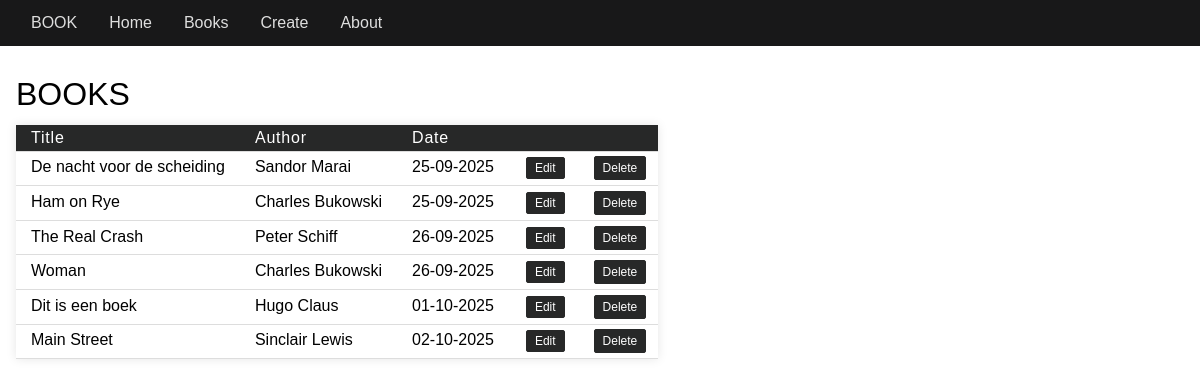
/books/, run on an earlier commit of the app's database.
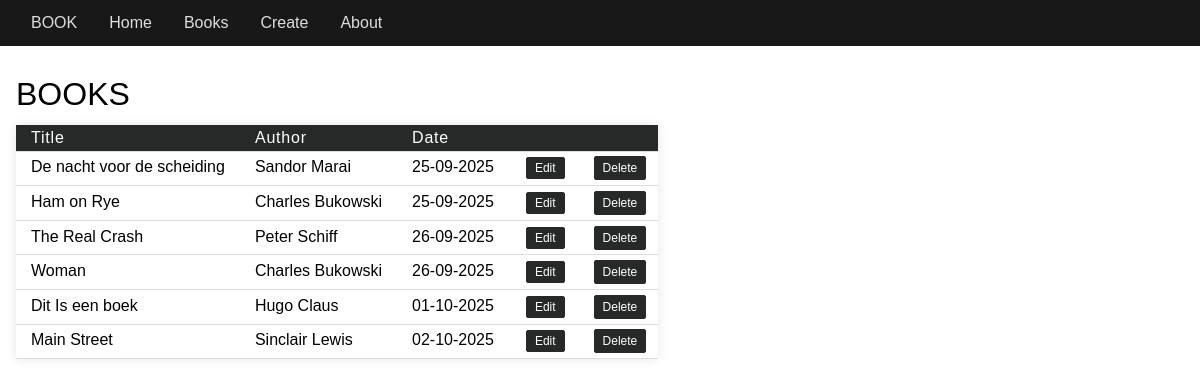
And on a later commit of the database.
### tables this page shows
CREATE TABLE books (id INTEGER PRIMARY KEY, title TEXT (100) NOT NULL, author TEXT (30) NOT NULL, date_published DATE NOT NULL, cover TEXT (50) NOT NULL DEFAULT "default.jpg");

### app/routes/books.py (the view)
@bp.route('/')
def books_list():
    book_model = BookModel()
    books = book_model.get_all_books()
    return render_template('books.html', books=books)

### app/models/book_models.py (called while the page is built)
    @db_connection
    def get_all_books(self, cursor):
        cursor.execute('SELECT * FROM books')
        return cursor.fetchall()

### app/models/database.py (called while the page is built)
def db_connection(func):
    def wrapper(self, *args, **kwargs):
        with DBConnection() as cursor:
            result = func(self, cursor, *args, **kwargs)
            return result
    return wrapper

    def __enter__(self):
        self.conn = sqlite3.connect('Instance/site2.db')
        self.conn.row_factory = sqlite3.Row
        self.cursor = self.conn.cursor()
        return self.cursor

    def __exit__(self, exc_type, exc_val, exc_tb):
        if self.cursor:
            self.cursor.close()
        if self.conn:
            if exc_type is None:
                self.conn.commit()
            self.conn.close()
        return False

### app/templates/books.html
{% extends "layout.html" %}
{% block content %}
<h1>BOOKS</h1>
<table>
  <thead>
    <tr>
      <th>Title</th>
      <th>Author</th>
      <th>Date</th>
      <th></th>
      <th></th>
    </tr>
  </thead>
  <tbody>
    {% for book in books %}
    <tr>
      <td>{{ book.title }}</td>
      <td>{{ book.author }}</td>
      <td>{{ book.date_published[:10] }}</td>
      <td><a href="{{ url_for('books.book_edit', book_id=book.id) }}" class="btn btn-edit">Edit</a></td>
      <td>
        <form action="{{ url_for('books.book_delete', book_id=book.id) }}" method="POST" style="display: inline;">
          <button type="submit" class="btn btn-delete"
          onclick="return confirm('🗑️ Are you sure you want to delete the book: \n\n{{ book.title }} - {{ book.author }}\n\nThis cannot be undone!')">Delete</button>
        </form>
      </td>
    </tr>
    {% endfor %}
  </tbody>
</table>
{% endblock content %}

What changed in the data, as far as the page shows it:
changed books "Hugo Claus": title "Dit is een boek" → "Dit Is een boek"
